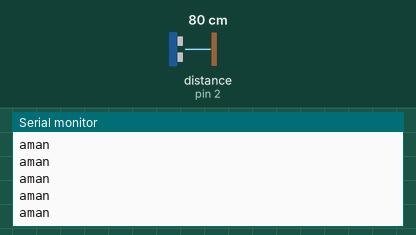
Simulated run of this sketch. Board: Arduino Uno, built with avr-gcc and run on an emulated ATmega328P. On the bench: the last lines printed to the serial monitor. Wiring (inferred from the names in the program): ultrasonic range finder: trigger pin 3; echo pin 2. The test bench sets the inputs (shaded band); at power-on: distance to the obstacle (sensor on pin 2) 80 cm. The echo pulse lasts 58.3 µs per cm.

Above: at 3.1 s.
3.2 s: distance to the obstacle (sensor on pin 2) set to 6 cm
At 4.0 s:
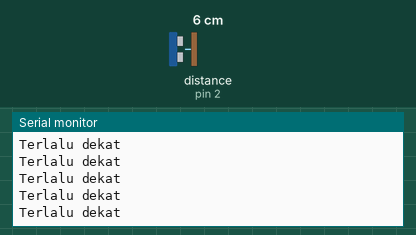
6.2 s: distance to the obstacle (sensor on pin 2) set to 9 cm
At 7.3 s:
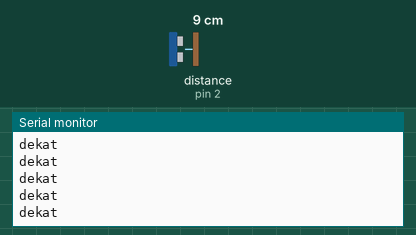

The sketch:

praktium5_HCSR_bagian2.ino
```cpp
#define echoPin 2 // attach pin D2 Arduino to pin Echo of HC-SR04
#define trigPin 3 //attach pin D3 Arduino to pin Trig of HC-SR04

// defines variables
long duration; // variable for the duration of sound wave travel
int distance; // variable for the distance measurement

void setup() {
  pinMode(trigPin, OUTPUT); // Sets the trigPin as an OUTPUT
  pinMode(echoPin, INPUT); // Sets the echoPin as an INPUT
  Serial.begin(9600); // // Serial Communication is starting with 9600 of baudrate speed
  Serial.println("Ultrasonic Sensor HC-SR04 Test"); // print some text in Serial Monitor
  Serial.println("with Arduino UNO R3");
}
void loop() {
  // Clears the trigPin condition
  digitalWrite(trigPin, LOW);
  delayMicroseconds(2);
  // Sets the trigPin HIGH (ACTIVE) for 10 microseconds
  digitalWrite(trigPin, HIGH);
  delayMicroseconds(10);
  digitalWrite(trigPin, LOW);
  // Reads the echoPin, returns the sound wave travel time in microseconds
  duration = pulseIn(echoPin, HIGH);
  // Calculating the distance
  distance = duration * 0.034 / 2; // Speed of sound wave divided by 2 (go and back)
  // Displays the distance on the Serial Monitor
  if (distance<7) Serial.println("Terlalu dekat");
  else if (distance<12) Serial.println("dekat");
  else Serial.println("aman");
}
```

Measured:
- the behaviour switches between 7 and 8 cm on distance to the obstacle (sensor on pin 2) (found by bisection; images 1 and 2)
- after the input at 3.2 s, the serial monitor: prints a new line after 0.07 s (image 1)
- after the input at 6.2 s, the serial monitor: prints a new line after 0.08 s (image 2)
